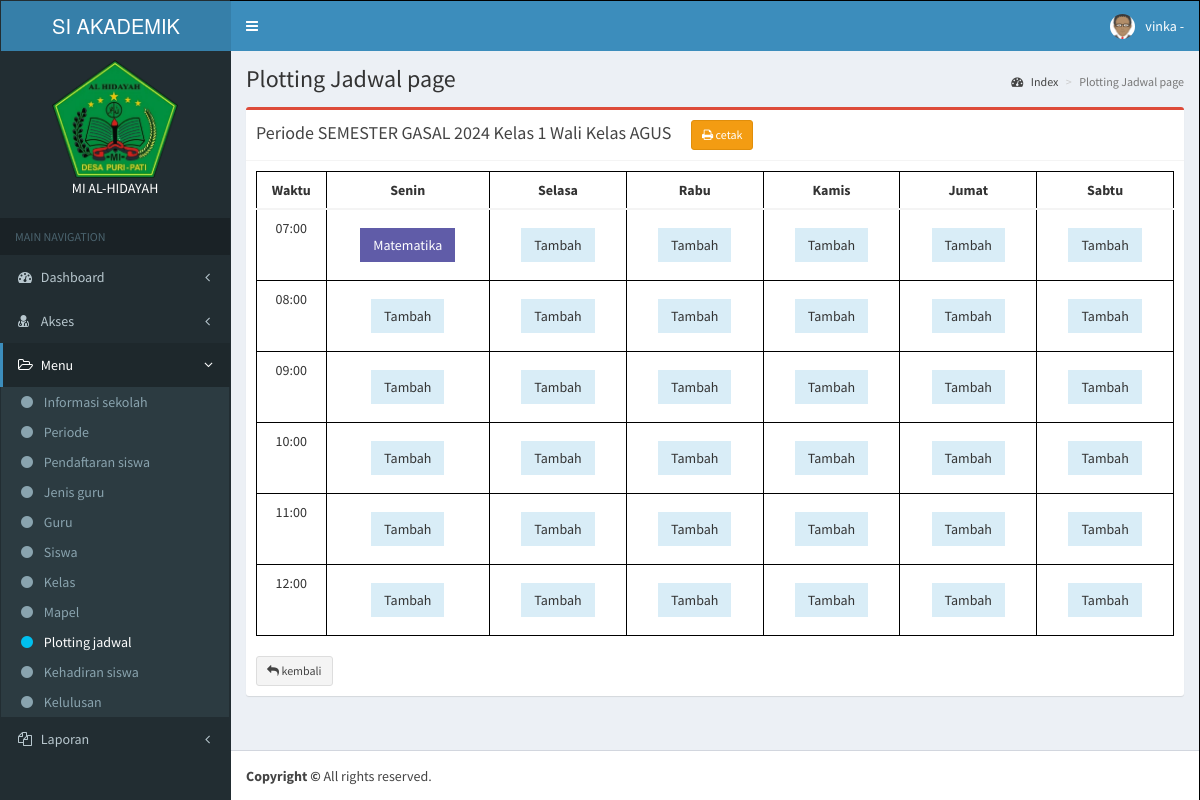
Page /app/plotting_jadwal/kelas.php?id_periode=1&id_kelas=3 (signed in) on the committed database.
### tables this page shows
CREATE TABLE `periode` (
  `id_periode` int(11) NOT NULL,
  `nm_periode` varchar(50) DEFAULT NULL,
  `status_periode` enum('Aktif','Non Aktif') DEFAULT NULL
);

CREATE TABLE `kelas` (
  `id_kelas` int(11) NOT NULL,
  `id_guru` int(11) DEFAULT NULL,
  `nm_kelas` varchar(50) DEFAULT NULL,
  `tingkatan` int(11) DEFAULT NULL
);

CREATE TABLE `guru` (
  `id_guru` int(11) NOT NULL,
  `nip` varchar(50) DEFAULT NULL,
  `id_user` int(11) DEFAULT NULL,
  `nm_guru` varchar(50) DEFAULT NULL,
  `no_guru` varchar(50) DEFAULT NULL,
  `jk_guru` enum('Laki-Laki','Perempuan') DEFAULT NULL,
  `alamat_guru` text DEFAULT NULL,
  `foto_guru` blob DEFAULT NULL
);

CREATE TABLE `plotting_jadwal` (
  `id_plotting` int(11) NOT NULL,
  `id_siswa` int(11) DEFAULT NULL,
  `id_kelas` int(11) DEFAULT NULL,
  `id_mapel` int(11) DEFAULT NULL,
  `id_periode` int(11) DEFAULT NULL,
  `hari` varchar(10) DEFAULT NULL,
  `jam_awal` time DEFAULT NULL,
  `jam_akhir` time DEFAULT NULL
);

CREATE TABLE `mapel` (
  `id_mapel` int(11) NOT NULL,
  `id_guru` int(11) DEFAULT NULL,
  `nm_mapel` varchar(50) DEFAULT NULL
);

### config/config.php (called while the page is built, shortened)
<?php
function Url_web(){
    $xplode = explode("/", $_SERVER['REQUEST_URI']);
    return $xplode[1];
}
$defaul_uri = "/".Url_web();
$url = "http://".$_SERVER['SERVER_NAME'].":".$_SERVER['SERVER_PORT'].$defaul_uri;
function DB(){
    return ["localhost", "root", "", "vinka"];
}
function QueryOnedata($sql){
    $conn = new mysqli(DB()[0], DB()[1], DB()[2], DB()[3]);
    $result = $conn->query($sql);
    return $result;
}

### app/plotting_jadwal/kelas.php (the view, shortened to what this page needs)
<?php include_once '../template/header.php'; ?>
<?php include_once '../template/navbar.php'; ?>
<?php include_once '../template/sidebar.php';
$periode = QueryOnedata('SELECT * FROM periode WHERE id_periode = ' . $_GET['id_periode'] . '')->fetch_assoc();
$kelas = QueryOnedata('SELECT * FROM kelas WHERE id_kelas = ' . $_GET['id_kelas'] . '')->fetch_assoc();
$guru = QueryOnedata('SELECT * FROM guru WHERE id_guru = ' . $kelas['id_guru'] . '')->fetch_assoc();
?>
<div class='content-wrapper'>
    <section class='content-header'>
        <h1>Plotting Jadwal page
        </h1>
        <ol class='breadcrumb'>
            <li><a href='#'><i class='fa fa-dashboard'></i> Index</a></li>
            <li class='active'>Plotting Jadwal page</li>
        </ol>
    </section>
    <section class='content'>
        <div class="box box-danger">
            <div class="box-header with-border">
                <h3 class="box-title">Periode <?= $periode['nm_periode'] ?> Kelas <?= $kelas['nm_kelas'] ?> Wali Kelas <?= $guru['nm_guru'] ?> </h3>       &nbsp; &nbsp; &nbsp;
                <a target="_blank" href='<?= $url ?>/app/plotting_jadwal/cetak.php?id_periode=<?= $_GET['id_periode'] ?>&id_kelas=<?= $_GET['id_kelas'] ?>' class='btn btn-warning btn-sm '>
                    <i class='fa fa-print'></i> cetak
                </a>
            </div>
            <div class="box-body">
                <?php
                $hari = ['Senin', 'Selasa', 'Rabu', 'Kamis', 'Jumat', 'Sabtu'];
                $jams = ['07:00', '08:00', '09:00',  '10:00', '11:00', '12:00'];
                ?>
                <table class="table">
                    <thead>
                        <tr>
                            <th class='text-center'>Waktu</th>
                            <?php
                            foreach ($hari as $h) {
                                echo "<th class='text-center'>" . $h . "</th>";
                            }
                            ?>
                        </tr>
                    <tbody>
                        <?php
                        for ($j = 0; $j < count($jams); $j++) {
                            echo "<tr><td class='text-center'>" . $jams[$j] . "</td>";
                            foreach ($hari as $h) {
                                $query_jadwal = "SELECT * FROM plotting_jadwal WHERE hari = '" . $h . "' AND jam_awal = '" . $jams[$j] . ":00' AND id_periode = " . $_GET['id_periode'] . " AND id_kelas = " . $_GET['id_kelas'] . " ";
                                $check_jadwal = QueryOnedata($query_jadwal);
                                if ($check_jadwal->num_rows < 1) {
                                    echo "<td class='text-center'><button class='btn bg-info btn-flat margin'  data-toggle='modal' data-target='#AddJadwal' onClick='AddModal(`" . $h . "`, `" . $jams[$j] . ":00`,`";
                                    if (($j + 8) >= 10) {
                                        echo ($j + 8) . ":00:00`)' > Tambah</button></td>";
                                    } else {
                                        echo  "0" . ($j + 8) . ":00:00`)' > Tambah</button></td>";
                                    }
                                } else {
                                    $mapel = QueryOnedata("SELECT * FROM mapel WHERE id_mapel = " . $check_jadwal->fetch_assoc()['id_mapel'] . "")->fetch_assoc();
                                    echo "<td class='text-center'><button class='btn bg-purple btn-flat margin' data-toggle='modal' data-target='#DetailJadwal' onClick='DetailModal(`" . $h . "`, `" . $jams[$j] . ":00`, `" . $jams[($j+1)] . ":00`, " . $mapel['id_mapel'] . ", " . $_GET['id_periode'] . ", " . $_GET['id_kelas'] . ")'> " . $mapel['nm_mapel'] . "</button></td>";
                                }
                            }
                            echo "</tr>";
                        }
                        ?>
                    </tbody>
                    </thead>
                </table>
                <br>
                <a href='<?= $url ?>/app/plotting_jadwal/periode.php?id_periode=<?= $_GET['id_periode'] ?>' class='btn btn-default btn-sm '>
                    <i class='fa fa-reply'></i> kembali
                </a>
            </div>
        </div>
    </section>
</div>
<?php include_once '../template/footer.php'; ?>

### app/plotting_jadwal/kelas.php (style rules this page uses)
table, thead, body, tr, th, td { border: 1px solid black; }

### rows in the picture
periode: nm_periode "SEMESTER GASAL 2024"
kelas: nm_kelas "1"
guru: nm_guru "AGUS"
plotting_jadwal: id_mapel.nm_mapel "Matematika"

### other values in the picture
$_SESSION['username'] "vinka"
str_replace("_", " ", $data_menu[$sub]) "Informasi sekolah"
str_replace("_", " ", $data_menu[$sub]) "Periode"
str_replace("_", " ", $data_menu[$sub]) "Pendaftaran siswa"
str_replace("_", " ", $data_menu[$sub]) "Jenis guru"
str_replace("_", " ", $data_menu[$sub]) "Guru"
str_replace("_", " ", $data_menu[$sub]) "Siswa"
str_replace("_", " ", $data_menu[$sub]) "Kelas"
str_replace("_", " ", $data_menu[$sub]) "Mapel"
str_replace("_", " ", $data_menu[$sub]) "Plotting jadwal"
str_replace("_", " ", $data_menu[$sub]) "Kehadiran siswa"
str_replace("_", " ", $data_menu[$sub]) "Kelulusan"
$h "Senin"
$h "Selasa"
$h "Rabu"
